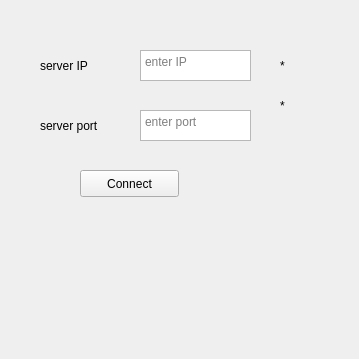
<?xml version="1.0" encoding="UTF-8"?>
<ui version="4.0">
 <class>ConnectWindow</class>
 <widget class="QMainWindow" name="ConnectWindow">
  <property name="enabled">
   <bool>true</bool>
  </property>
  <property name="geometry">
   <rect>
    <x>0</x>
    <y>0</y>
    <width>359</width>
    <height>359</height>
   </rect>
  </property>
  <property name="windowTitle">
   <string>ConnectWindow</string>
  </property>
  <widget class="QWidget" name="centralWidget">
   <widget class="QLabel" name="label">
    <property name="geometry">
     <rect>
      <x>40</x>
      <y>50</y>
      <width>81</width>
      <height>31</height>
     </rect>
    </property>
    <property name="text">
     <string>server IP</string>
    </property>
   </widget>
   <widget class="QPlainTextEdit" name="ServerIP">
    <property name="geometry">
     <rect>
      <x>140</x>
      <y>50</y>
      <width>111</width>
      <height>31</height>
     </rect>
    </property>
    <property name="cursor" stdset="0">
     <cursorShape>IBeamCursor</cursorShape>
    </property>
    <property name="placeholderText">
     <string>enter IP</string>
    </property>
   </widget>
   <widget class="QLabel" name="label_2">
    <property name="geometry">
     <rect>
      <x>40</x>
      <y>110</y>
      <width>91</width>
      <height>31</height>
     </rect>
    </property>
    <property name="text">
     <string>server port</string>
    </property>
   </widget>
   <widget class="QPlainTextEdit" name="ServerPort">
    <property name="geometry">
     <rect>
      <x>140</x>
      <y>110</y>
      <width>111</width>
      <height>31</height>
     </rect>
    </property>
    <property name="cursor" stdset="0">
     <cursorShape>IBeamCursor</cursorShape>
    </property>
    <property name="placeholderText">
     <string>enter port</string>
    </property>
   </widget>
   <widget class="QPushButton" name="ConnectBtn">
    <property name="enabled">
     <bool>true</bool>
    </property>
    <property name="geometry">
     <rect>
      <x>80</x>
      <y>170</y>
      <width>99</width>
      <height>27</height>
     </rect>
    </property>
    <property name="text">
     <string>Connect</string>
    </property>
   </widget>
   <widget class="QLabel" name="PortEror">
    <property name="enabled">
     <bool>true</bool>
    </property>
    <property name="geometry">
     <rect>
      <x>280</x>
      <y>90</y>
      <width>21</width>
      <height>31</height>
     </rect>
    </property>
    <property name="styleSheet">
     <string notr="true">color : 'red'</string>
    </property>
    <property name="text">
     <string>*</string>
    </property>
   </widget>
   <widget class="QLabel" name="IPEror">
    <property name="enabled">
     <bool>true</bool>
    </property>
    <property name="geometry">
     <rect>
      <x>280</x>
      <y>50</y>
      <width>16</width>
      <height>31</height>
     </rect>
    </property>
    <property name="styleSheet">
     <string notr="true">color : 'red'</string>
    </property>
    <property name="text">
     <string>*</string>
    </property>
   </widget>
   <widget class="QLabel" name="label_3">
    <property name="geometry">
     <rect>
      <x>0</x>
      <y>0</y>
      <width>361</width>
      <height>361</height>
     </rect>
    </property>
    <property name="text">
     <string/>
    </property>
    <property name="scaledContents">
     <bool>true</bool>
    </property>
   </widget>
   <zorder>label_3</zorder>
   <zorder>PortEror</zorder>
   <zorder>IPEror</zorder>
   <zorder>ServerIP</zorder>
   <zorder>ServerPort</zorder>
   <zorder>label_2</zorder>
   <zorder>label</zorder>
   <zorder>ConnectBtn</zorder>
  </widget>
 </widget>
 <layoutdefault spacing="6" margin="11"/>
 <tabstops>
  <tabstop>ServerIP</tabstop>
  <tabstop>ServerPort</tabstop>
  <tabstop>ConnectBtn</tabstop>
 </tabstops>
 <resources/>
 <connections/>
</ui>
